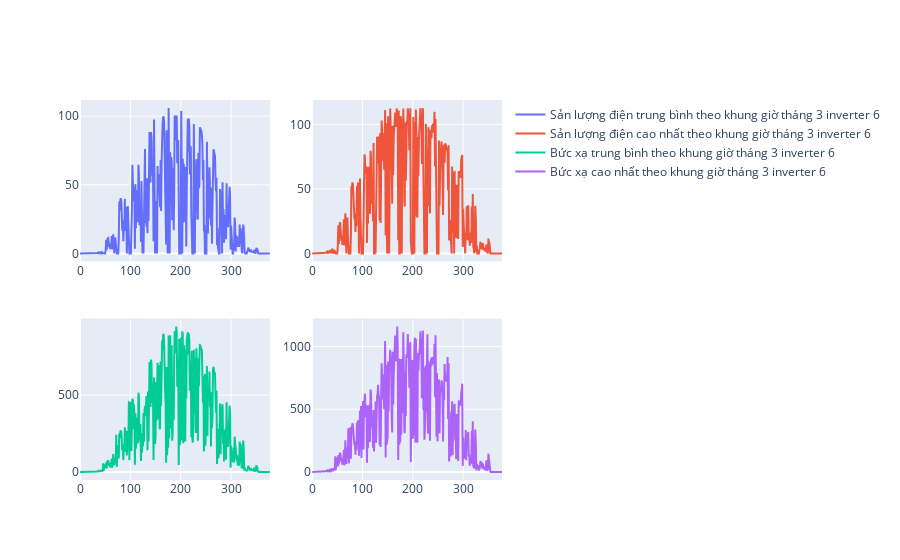

Notebook source saved alongside this figure:
### Markdown cell above
Tháng 3 inverter 6

### Code cell
fig = go.Figure()
from plotly.subplots import make_subplots
fig = make_subplots(rows=2, cols=2)
fig.add_trace(go.Scatter(
    x=df2_1.index,
    y=df2_1[df2_1['month']==3]['Total input power(kW)'],
    name="Sản lượng điện trung bình theo khung giờ tháng 3 inverter 6 ",), row=1, col=1)
fig.add_trace(go.Scatter(
    x=df2_2.index,
    y=df2_2[df2_2['month']==3]['Total input power(kW)'],
    name="Sản lượng điện cao nhất theo khung giờ tháng 3 inverter 6") ,row=1, col=2)
fig.add_trace(go.Scatter(
    x=df2_3.index,
    y=df2_3[df2_3['month']==3]['Irradiance(W/㎡)'],
    name="Bức xạ trung bình theo khung giờ tháng 3 inverter 6") ,row=2, col=1)
fig.add_trace(go.Scatter(
    x=df2_4.index,
    y=df2_4[df2_4['month']==3]['Irradiance(W/㎡)'],
    name="Bức xạ cao nhất theo khung giờ tháng 3 inverter 6") ,row=2, col=2)
fig . update_traces (
    showlegend = True 
    )
fig.update_xaxes(
    rangeslider_visible=False,
)
fig.show()

### Figure 1 — Plotly figure (JSON) as saved in the notebook; plotly's stock layout.template omitted (floating-point values rounded to 4 significant figures; data arrays with more than 128 entries replaced by an {"elided": "..."} marker saying what was removed)
{"data": [{"name": "Sản lượng điện trung bình theo khung giờ tháng 3 inverter 6 ", "showlegend": true, "type": "scatter", "x": {"elided": "2646 int values"}, "xaxis": "x", "y": {"elided": "378 float values"}, "yaxis": "y"}, {"name": "Sản lượng điện cao nhất theo khung giờ tháng 3 inverter 6", "showlegend": true, "type": "scatter", "x": {"elided": "2646 int values"}, "xaxis": "x2", "y": {"elided": "378 float values"}, "yaxis": "y2"}, {"name": "Bức xạ trung bình theo khung giờ tháng 3 inverter 6", "showlegend": true, "type": "scatter", "x": {"elided": "2646 int values"}, "xaxis": "x3", "y": {"elided": "378 float values"}, "yaxis": "y3"}, {"name": "Bức xạ cao nhất theo khung giờ tháng 3 inverter 6", "showlegend": true, "type": "scatter", "x": {"elided": "2646 int values"}, "xaxis": "x4", "y": {"elided": "378 float values"}, "yaxis": "y4"}], "layout": {"xaxis": {"anchor": "y", "domain": [0, 0.45], "rangeslider": {"visible": false}}, "xaxis2": {"anchor": "y2", "domain": [0.55, 1], "rangeslider": {"visible": false}}, "xaxis3": {"anchor": "y3", "domain": [0, 0.45], "rangeslider": {"visible": false}}, "xaxis4": {"anchor": "y4", "domain": [0.55, 1], "rangeslider": {"visible": false}}, "yaxis": {"anchor": "x", "domain": [0.575, 1]}, "yaxis2": {"anchor": "x2", "domain": [0.575, 1]}, "yaxis3": {"anchor": "x3", "domain": [0, 0.425]}, "yaxis4": {"anchor": "x4", "domain": [0, 0.425]}}}
